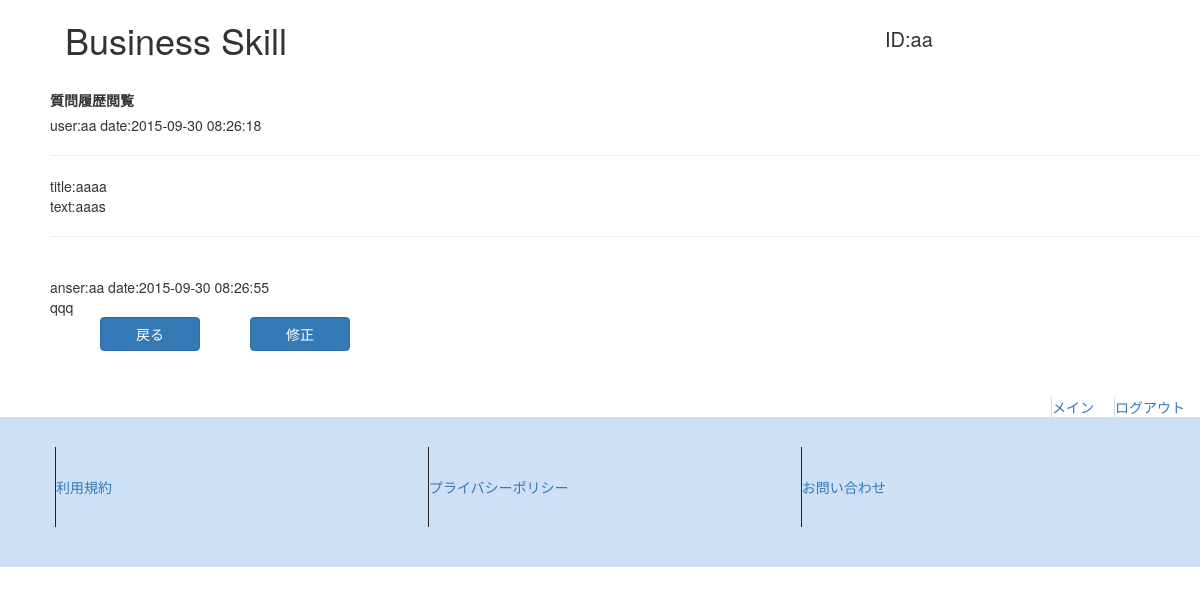
The page /question_history.php?question_id=16&id=aa (signed in) on the database as committed earlier.
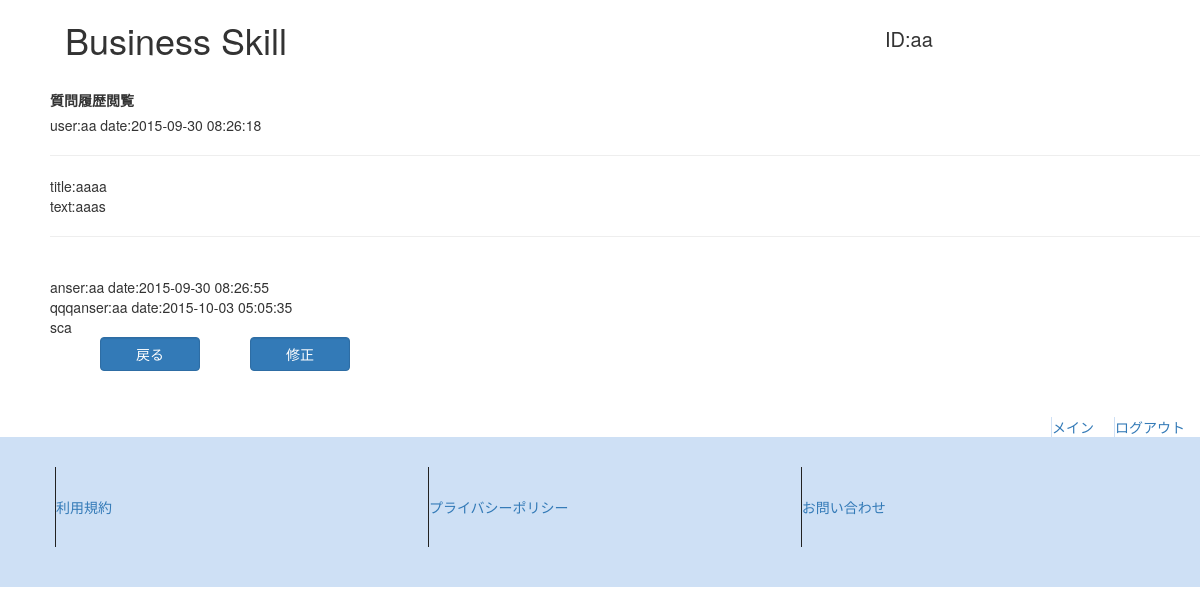
The same page on the database as committed later.
### tables this page shows
CREATE TABLE IF NOT EXISTS `question` (
  `id` int(255) NOT NULL,
  `title` varchar(255) NOT NULL,
  `question` text NOT NULL,
  `date` datetime NOT NULL,
  `user_id` varchar(255) NOT NULL
);

CREATE TABLE IF NOT EXISTS `ans` (
  `id` int(255) NOT NULL,
  `ans` text NOT NULL,
  `ans_user` varchar(255) NOT NULL,
  `date` datetime NOT NULL
);

### require/session.php (called while the page is built, shortened)
<?php
    $id = $_SESSION["id"];
?>

### question_history.php (the view, shortened to what this page needs)
<?php
    require('require/session.php');
    $pdo = new PDO('mysql:dbname=bs;host=localhost', 'root', '');
    $question_id = htmlspecialchars($_GET["question_id"]);
    $stmt = $pdo->prepare("SELECT * FROM question WHERE id='$question_id'");
    $flag = $stmt->execute();
    $view="";
    if($flag==false){
        $view = "SQLエラー（view）";
    }else{
        $result = $stmt->fetch(PDO::FETCH_ASSOC);
        $view .= 'user:'.$result['user_id'].' date:'.$result['date'].'<br><hr>title:'.$result['title'].'<br>text:'.$result['question'].'<br><hr>';
    }
    $stmt_ans = $pdo->prepare("SELECT * FROM ans WHERE id='$question_id'");
    $flag_ans = $stmt_ans->execute();
    $ans="";
    if($flag_ans==false){
        $ans = "SQLエラー（ans）";
    }else{
        while($result_ans = $stmt_ans->fetch(PDO::FETCH_ASSOC)){
            $ans .= 'anser:'.$result_ans['ans_user'].' date:'.$result_ans['date'].'<br>'.$result_ans['ans'];
        }
    }
?>
<?php require('require/header.php'); ?>
<div class="margin_left50">
    <label class="margin_top20">質問履歴閲覧</label>
    <br>
    <?=$view?>
    <br>
    <?=$ans?>
</div>
<a href="history_list.php?id=$user_id"><input type="button" class="form-control btn-primary width100 button_position float_left" value="戻る"></a>
<a href="update.php?id=<?=$id?>&question_id=<?=$question_id?>"><input type="button" class="form-control btn-primary width100 button_position float_left margin_left50" value="修正"></a>
<?php require('require/footer.php'); ?>

### require/header.php (shortened to what this page needs)
<!DOCTYPE html>
<html lang="ja">
    <head>
        <link href="css/bootstrap.min.css" rel="stylesheet">
        <link href="css/style.css" rel="stylesheet">
    </head>
    <body>
    <div id="header" class="container">
        <h1 id="logo" class="margin_left50">Business Skill</h1>
        <p id="id">ID:<?=$id?></p>
    </div>

### require/footer.php (shortened to what this page needs)
        <div id="footer" class="container">
            <a href="logout.php" class="float_light bottom20 margin_left20 border">ログアウト</a>
            <a href="index.php?id=<?=$id?>" class="float_light bottom20 border">メイン</a>
            <ul>
                <li><a>利用規約</a></li>
                <li class="min_posi_bottom20"><a>プライバシーポリシー</a></li>
                <li class="bottom20"><a>お問い合わせ</a></li>
            </ul>
        </div>
    </body>
</html>

### css/style.css (style rules this page uses)
body { max-width: 1280px; width: auto; }
#header { max-height: 300px; max-width: 100%; height:auto; width:auto; }
div#header.container { margin: 0px 0px; }
.margin_left20 { margin-left: 20px; }
.margin_left50 { margin-left: 50px; }
.margin_top20 { margin-top: 20px; }
.bottom20 { position:relative; bottom: 20px; }
.width100 { width:100px; }
#logo { max-width: 300px; height: auto; float:left; }
#id { height:auto; width:300px; float:right; position: relative; top:25px; }
p { font-size:20px; }
.float_left { float:left; }
.float_light { float: right; }
.button_position { position: relative; left:100px; }
.border { border-left: 1px solid #CEE0F5; }
#footer { margin-top: 100px; height:150px; width: 100%; background-color: #CEE0F5; }
#footer>ul>li { margin-top: 30px; list-style: none; float: left; height: 80px; width: 33%; border-left: 1px solid #222; }
#footer>ul>li>a { position: relative; top:30px; }

Rows that differ between the two databases and show on the page:
added ans: ans_user "aa", date "2015-10-03 05:05:35", ans "sca"
